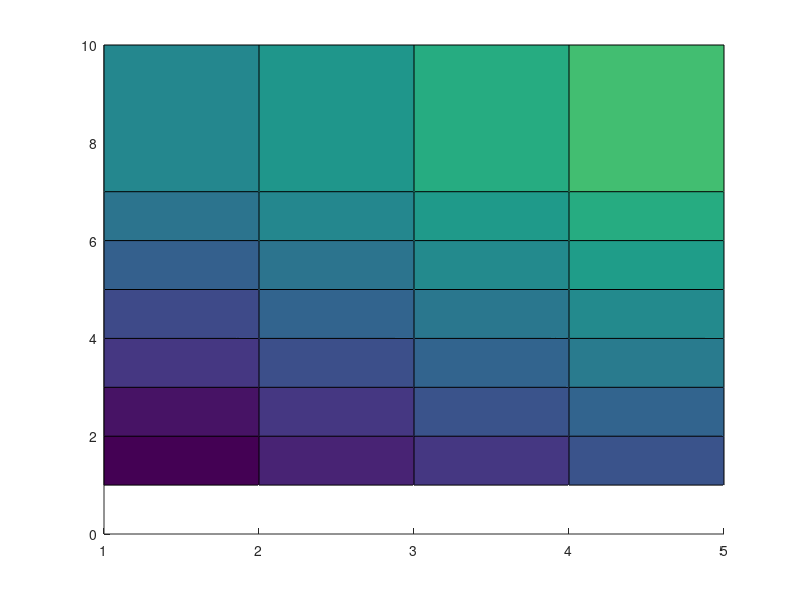

Here is the MATLAB script that generated this plot:
% na =      1    2    3    4    5
times = [ 5.2  6.0  6.6  7.3  8.0; % nb = 1
          5.7  6.5  7.3  7.9  8.7; % nb = 2
          6.5  7.2  7.9  8.6  9.2; % nb = 3
          7.1  7.8  8.5  9.1  9.8; % nb = 4
          7.7  8.4  9.1  9.8 10.5; % nb = 5
          8.4  9.0  9.7 10.3 11.1; % nb = 6
          9.0  9.6 10.3 11.0 11.6; % nb = 7
%        nan  nan  nan  nan  nan ; % nb = 8
%        nan  nan  nan  nan  nan ; % nb = 9
         10.7 11.4 12.1 12.8 13.5];% nb = 10
     
na = 1:5;
nb = [1:7,10];

[NA,NB]=meshgrid(na,nb);
surface(NA,NB,times);